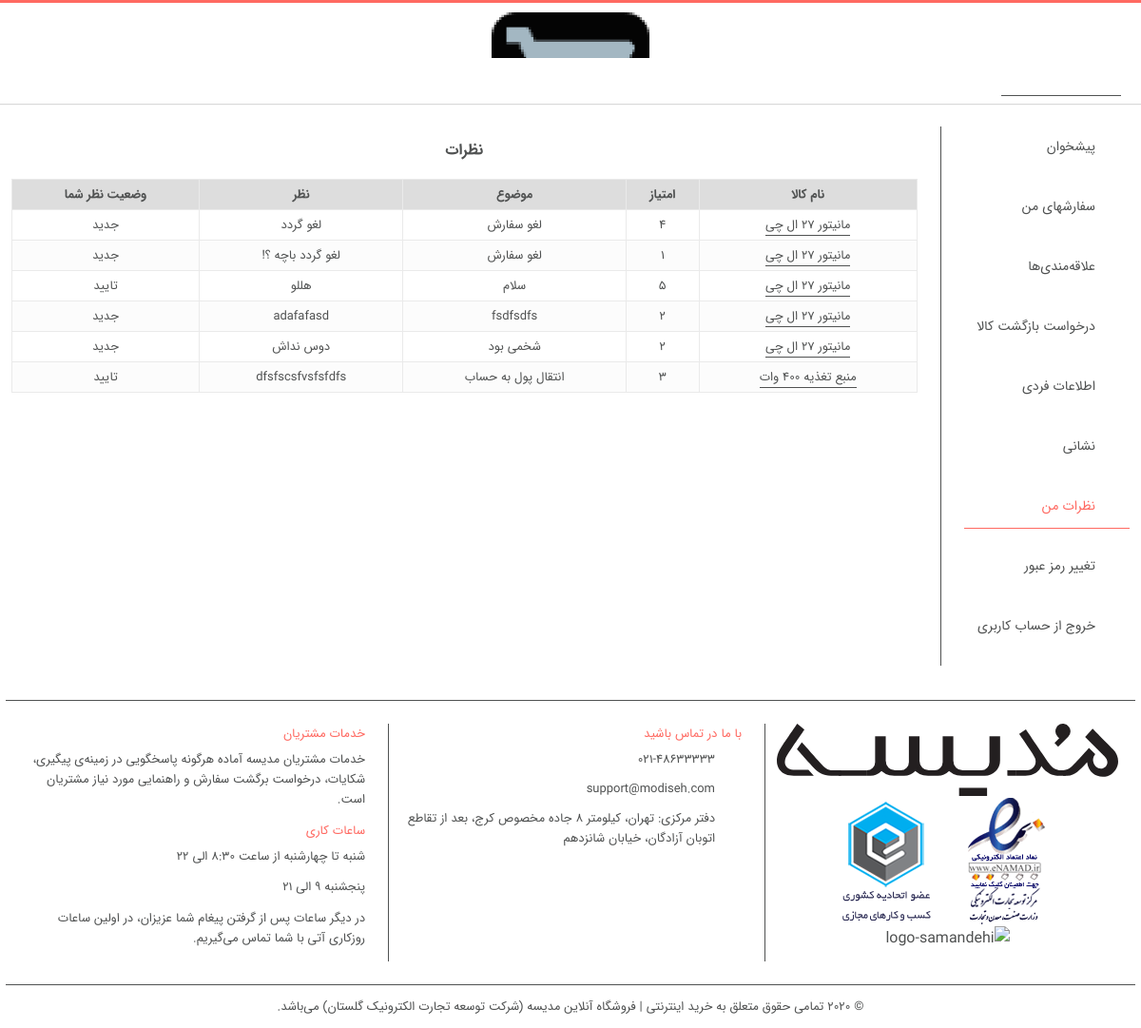
Screenshot of /user/comments (signed in) with the database file from the repository.
### product/models.py (models this page shows, shortened)
class Comment(models.Model):
    STATUS = (
        ('New', 'جدید'),
        ('True', 'تایید'),
        ('False', 'عدم تایید'),
    )
    product = models.ForeignKey(Product, on_delete=models.CASCADE, verbose_name='محصول')
    user = models.ForeignKey(User, on_delete=models.CASCADE, verbose_name='کاربر')
    subject = models.CharField(max_length=50, verbose_name='موضوع')
    comment = models.CharField(max_length=350, verbose_name='نظر')
    rate = models.IntegerField(default=1)
    ip = models.CharField(blank=True, max_length=20, verbose_name='آی پی')
    status = models.CharField(max_length=20, choices=STATUS, default='New', verbose_name='وضعیت')
    create_at = models.DateTimeField(auto_now_add=True, verbose_name='تاریخ ایجاد')
    update_at = models.DateTimeField(auto_now=True, verbose_name='تاریخ بروزرسانی')
    def status_persian(self):
        if self.status == 'True':
            return 'تایید'
        elif self.status == 'False':
            return 'عدم تایید'
        else:
            return 'جدید'
    class Meta:
        verbose_name = 'نظر'
        verbose_name_plural = 'نظرات مرتبط با محصولات'

class Product(models.Model):
    STATUS = (
        ('True', 'فعال'),
        ('False', 'غیرغعال'),
    )
    VARIANTS = (
        ('None', 'ندارد'),
        ('Size', 'تنوع از نظر سایز'),
        ('Color', 'تنوع از نظر رنگ'),
        ('SizeColor', 'تنوع از نظر سایز و رنگ'),
    )
    category = models.ForeignKey(Category, on_delete=models.CASCADE,
                                 verbose_name='دسته بندی')  # many to one with Category
    title = models.CharField(max_length=50, verbose_name='نام محصول')
    keywords = models.CharField(max_length=255, verbose_name='کلمات کلیدی')
    description = models.CharField(max_length=255, verbose_name='توضیحات')
    image = models.ImageField(upload_to='images/', verbose_name='تصویر اصلی')
    price = models.IntegerField(verbose_name='قیمت')
    amount = models.IntegerField(verbose_name='موجودی')
    minamount = models.IntegerField(verbose_name='حداقل موجودی')
    variant = models.CharField(max_length=20, choices=VARIANTS, default='None', verbose_name='تنوع محصول')
    detail = RichTextUploadingField(verbose_name='جزئیات')
    status = models.CharField(max_length=20, choices=STATUS, verbose_name='وضعیت')
    create_at = models.DateTimeField(auto_now_add=True, verbose_name='تاریخ ایجاد')
    update_at = models.DateTimeField(auto_now=True, verbose_name='تاریخ بروزرسانی')
    slug = models.SlugField(allow_unicode=True, unique=True, null=False)
    def image_tag(self):
        return mark_safe('<img src="{}" height="50"/>'.format(self.image.url))
    image_tag.short_description = 'تصویر'
    class Meta:
        verbose_name = 'محصول'
        verbose_name_plural = 'محصولات'

### user/views.py (the view)
# urls.py: path('comments', views.user_comments, name='userComments'),
@login_required(login_url='/login')
def user_comments(request):
    category = Category.objects.all()
    current_user = request.user
    comments = Comment.objects.filter(user_id=current_user.id)
    context = {'category': category, 'comments': comments, }
    return render(request, 'user_comments.html', context)

### user/templates/user_comments.html (shortened to what this page needs)
{% extends "base.html" %}
{% load humanize %}
{% block header %} {% include "header.html" %} {% endblock %}
{% block body %}
    <main class="main">
        {% if user.id is not None %}
            <div class="container">
                <div id="profile" class="grid">
                    <nav>
                        <ul class="link">
                            <li class="">
                                <a href="/user" rel="nofollow" class="goto-myaccount">
                                    <i class="icon-gauge"></i>
                                    پیشخوان
                                </a>
                            </li>
                            <li class="">
                                <a href="/user/orders" rel="nofollow"
                                   class="goto-orders">
                                    <i class="icon-shopping_cart_full"></i>
                                    سفارشهای من
                                </a>
                            </li>
                            <li class="">
                                <a href="/user/wishlist" rel="nofollow" class="goto-wishlist">
                                    <i class="icon-heart"></i>
                                    علاقه‌مندی‌ها
                                </a>
                            </li>
                            <li class="">
                                <a href="/user/reference" rel="nofollow" class="goto-returnrequest">
                                    <i class="icon-box_into"></i>
                                    درخواست بازگشت کالا
                                </a>
                            </li>
                            <li class="">
                                <a href="/user/edit?returnUrl=%2fprofile%2fedit" rel="nofollow"
                                   class="goto-editprofile">
                                    <i class="icon-information"></i>
                                    اطلاعات فردی
                                </a>
                            </li>
                            <li class="">
                                <a href="/user/address" rel="nofollow"
                                   class="goto-editprofile">
                                    <i class="icon-map_location2"></i>
                                    نشانی
                                </a>
                            </li>
                            <li class="active">
                                <a href="/user/comments" rel="nofollow"
                                   class="goto-comments">
                                    <i class="icon-pencil"></i>
                                    نظرات من
                                </a>
                            </li>
                            <li class="">
                                <a href="/user/changepassword" rel="nofollow"
                                   class="goto-change-password">
                                    <i class="icon-window_key"></i>
                                    تغییر رمز عبور
                                </a>
                            </li>
                            <li class="">
                                <a href="/logout" rel="nofollow">
                                    <i class="icon-door_exit"></i>
                                    خروج از حساب کاربری
                                </a>
                            </li>
                        </ul>
                    </nav>
                    <div class="content">
                        <section id="userCommentsPage">
                            <h5>نظرات</h5>
                            {% if comments %}
                                <table>
                                    <thead>
                                    <tr>
                                        <th>نام کالا</th>
                                        <th>
                                            امتیاز
                                        </th>
                                        <th>موضوع</th>
                                        <th>نظر</th>
                                        <th>وضعیت نظر شما</th>
                                    </tr>
                                    </thead>
                                    <tbody>
                                    {% for rs in comments %}
                                        <tr class="inner-row row-variant-product ">
                                            <td>
                                                <a href="/product/{{ rs.product.id }}/{{ rs.product.slug }}">{{ rs.product.title }}</a>
                                            </td>
                                            <td>{{ rs.rate }}</td>
                                            <td>{{ rs.subject }}</td>
                                            <td>{{ rs.comment }}</td>
                                            <td>{{ rs.status_persian }}</td>
                                        </tr>
                                    {% endfor %}
                                    </tbody>
                                </table>
                            {% else %}
                                <span class="msg-block ">هیچ نظری پیدا نشد.</span>
                            {% endif %}
                        </section>
                    </div>
                </div>
            </div>
        {% endif %}
    </main>
{% endblock %}

### rows the page displays
Comment: product "مانیتور 27 ال چی", rate "4", subject "لغو سفارش", comment "لغو گردد", status_persian "جدید"
Comment: product "مانیتور 27 ال چی", rate "1", subject "لغو سفارش", comment "لغو گردد باچه ؟!", status_persian "جدید"
Comment: product "مانیتور 27 ال چی", rate "5", subject "سلام", comment "هللو", status_persian "تایید"
Comment: product "مانیتور 27 ال چی", rate "2", subject "fsdfsdfs", comment "adafafasd", status_persian "جدید"
Comment: product "مانیتور 27 ال چی", rate "2", subject "شخمی بود", comment "دوس نداش", status_persian "جدید"
Comment: product "منبع تغذیه 400 وات", rate "3", subject "انتقال پول به حساب", comment "dfsfscsfvsfsfdfs", status_persian "تایید"
